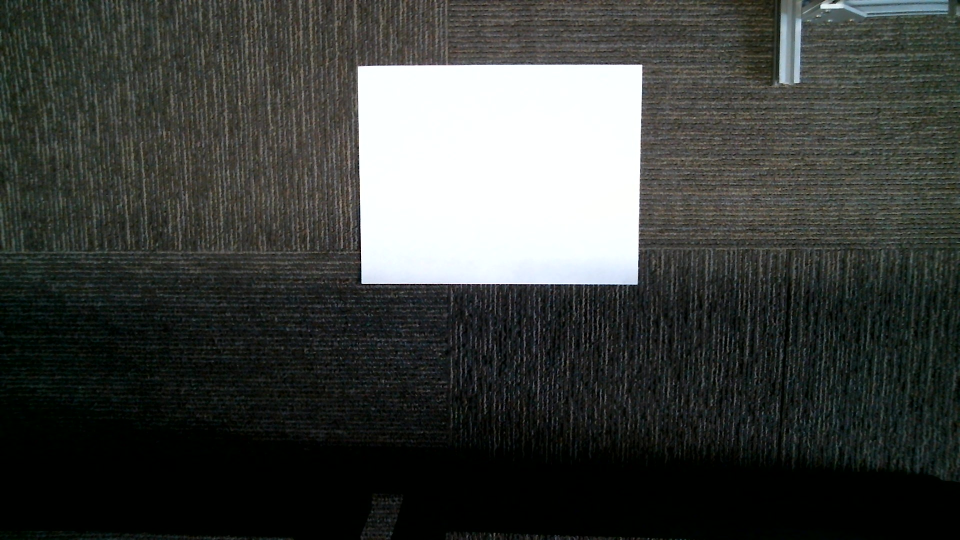
#> input picture Resources/30inch.jpg, 1920 x 1080 px, given in place of lena.png, which was not available (shown at 1/2 size)
$ python Chapter2-Basic-Functions.py
#> lines starting #> are read from the running program, lines starting #| are printed output that depends on the picture; after the words box and inside, x2 and y2 are one past the last pixel; in counts of white or black regions, pixels touching at a corner belong together; pictures that were not available may be replaced by others from this repository, and a replacement may not be noted
import cv2
import numpy as np
frameWidth = 640
frameHeight = 480
#img = cv2.VideoCapture(0)

img = cv2.imread("Resources/lena.png")
#> img is the input picture: shape (1080, 1920, 3); mean B, G, R 62.4, 65.4, 62.6
kernel = np.ones((5, 5), np.uint8)

imgGray = cv2.cvtColor(img, cv2.COLOR_BGR2GRAY)
imgBlur = cv2.GaussianBlur(imgGray, (7, 7), 0)
imgCanny = cv2.Canny(img, 150, 200)
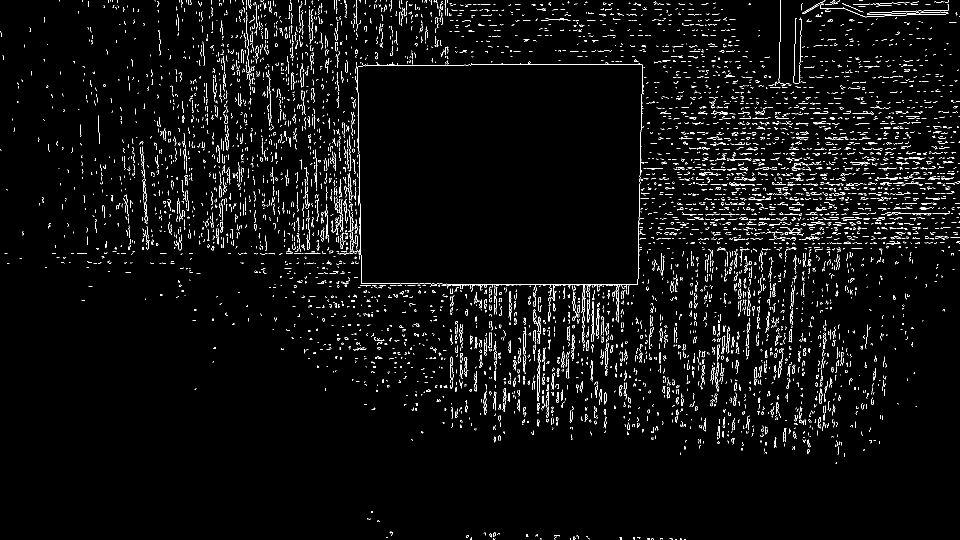
#> imgCanny: shape (1080, 1920) (shown at 1/2 size); 3.4% white in thin lines or dots
imgDialation = cv2.dilate(imgCanny, kernel, iterations=1)
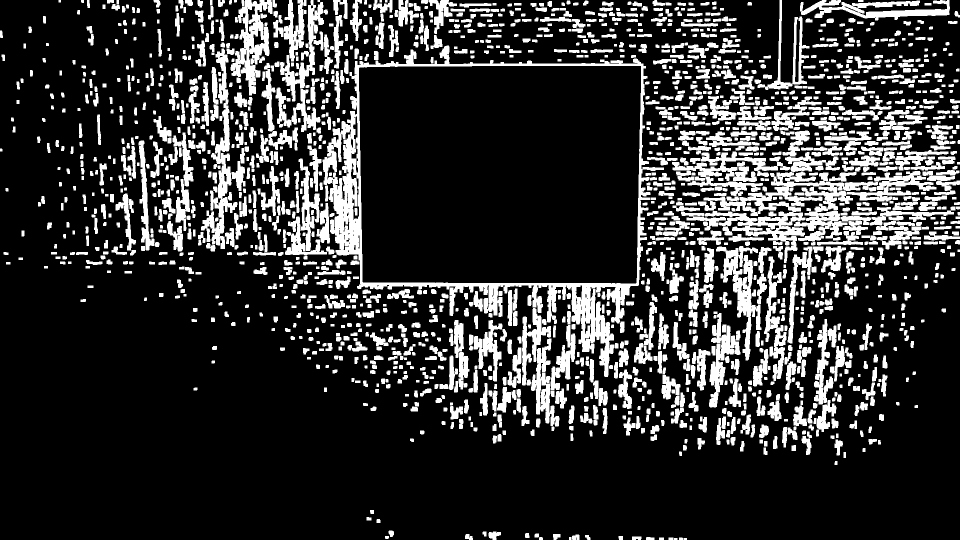
#> imgDialation: shape (1080, 1920) (shown at 1/2 size); 19.6% white; 1879 white regions, largest, box (x1, y1, x2, y2) and area: (645, 91, 1328, 754) 40579, (1396, 343, 1756, 526) 19554, (402, 97, 475, 498) 7780
imgEroded = cv2.erode(imgDialation, kernel, iterations=1)
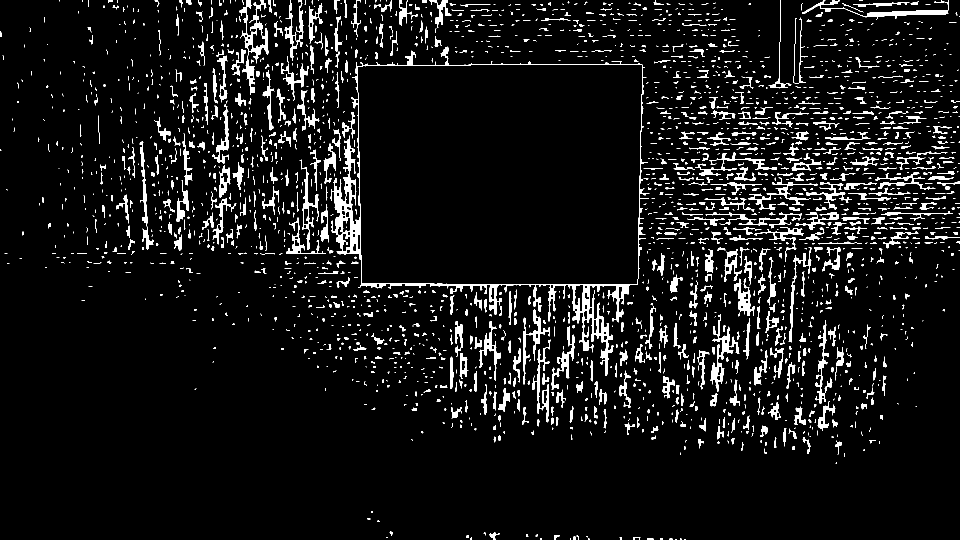
#> imgEroded: shape (1080, 1920) (shown at 1/2 size); 6.4% white; 2381 white regions (1458 under 20 px), largest, box (x1, y1, x2, y2) and area: (660, 93, 1299, 752) 15741, (479, 0, 537, 189) 2675, (1421, 628, 1479, 783) 1929

cv2.imshow("Gray Image", imgGray)
cv2.imshow("Blur Image", imgBlur)
cv2.imshow("Canny Image", imgCanny)
cv2.imshow("Dialation Image", imgDialation)
cv2.imshow("Eroded Image", imgEroded)
cv2.waitKey(0)

$ run again, on Resources/cards.jpg
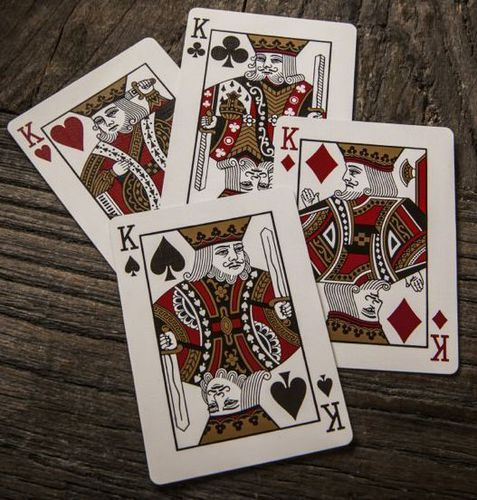
#> input picture Resources/cards.jpg, 477 x 500 px, given in place of lena.png, which was not available
#> img is the input picture: shape (500, 477, 3); mean B, G, R 88.1, 96.6, 109.6
#> `imgCanny = cv2.Canny(img, 150, 200)`:
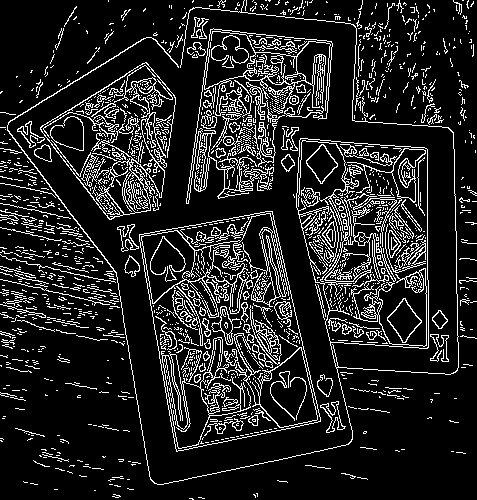
#> imgCanny: shape (500, 477); 13.8% white in thin lines or dots
#> imgDialation: shape (500, 477); 53.6% white; 318 black regions (196 under 20 px), largest, box (x1, y1, x2, y2) and area: (0, 317, 477, 500) 37905, (10, 10, 456, 482) 37371, (0, 0, 191, 112) 10632
#> `imgEroded = cv2.erode(imgDialation, kernel, iterations=1)`:
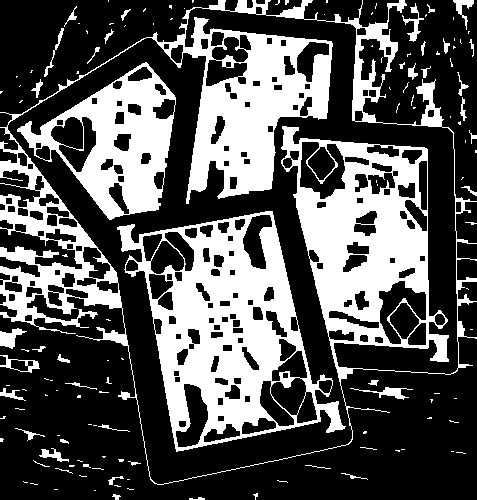
#> imgEroded: shape (500, 477); 33.4% white; 138 white regions (95 under 20 px), largest, box (x1, y1, x2, y2) and area: (0, 0, 477, 485) 44177, (117, 211, 346, 452) 21682, (17, 62, 176, 220) 10147
